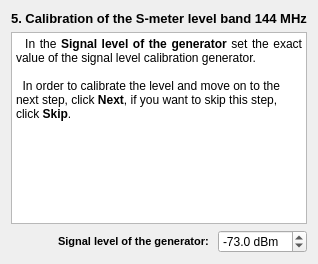
     <widget class="QWidget" name="page_6">
      <layout class="QVBoxLayout" name="verticalLayout_7">
       <item>
        <widget class="QLabel" name="label_10">
         <property name="text">
          <string>&lt;!DOCTYPE HTML PUBLIC &quot;-//W3C//DTD HTML 4.0//EN&quot; &quot;http://www.w3.org/TR/REC-html40/strict.dtd&quot;&gt;
&lt;html&gt;&lt;head&gt;&lt;meta name=&quot;qrichtext&quot; content=&quot;1&quot; /&gt;&lt;style type=&quot;text/css&quot;&gt;
p, li { white-space: pre-wrap; }
&lt;/style&gt;&lt;/head&gt;&lt;body style=&quot; font-family:'MS Shell Dlg 2'; font-size:8.25pt; font-weight:400; font-style:normal;&quot;&gt;
&lt;p align=&quot;center&quot; style=&quot; margin-top:0px; margin-bottom:0px; margin-left:0px; margin-right:0px; -qt-block-indent:0; text-indent:0px;&quot;&gt;&lt;span style=&quot; font-size:10pt; font-weight:600;&quot;&gt;5. &lt;/span&gt;&lt;span style=&quot; font-size:10pt; font-weight:600;&quot;&gt;Calibration of the S-meter level band 144 MHz&lt;/span&gt;&lt;/p&gt;&lt;/body&gt;&lt;/html&gt;</string>
         </property>
        </widget>
       </item>
       <item>
        <widget class="QTextBrowser" name="textBrowser_6">
         <property name="html">
          <string>&lt;!DOCTYPE HTML PUBLIC &quot;-//W3C//DTD HTML 4.0//EN&quot; &quot;http://www.w3.org/TR/REC-html40/strict.dtd&quot;&gt;
&lt;html&gt;&lt;head&gt;&lt;meta name=&quot;qrichtext&quot; content=&quot;1&quot; /&gt;&lt;style type=&quot;text/css&quot;&gt;
p, li { white-space: pre-wrap; }
&lt;/style&gt;&lt;/head&gt;&lt;body style=&quot; font-family:'Oxygen-Sans'; font-size:10pt; font-weight:400; font-style:normal;&quot;&gt;
&lt;p align=&quot;justify&quot; style=&quot; margin-top:0px; margin-bottom:0px; margin-left:0px; margin-right:0px; -qt-block-indent:0; text-indent:0px;&quot;&gt;&lt;span style=&quot; font-family:'MS Shell Dlg 2'; font-size:9pt;&quot;&gt;  In the &lt;/span&gt;&lt;span style=&quot; font-family:'MS Shell Dlg 2'; font-size:9pt; font-weight:600;&quot;&gt;Signal level of the generator&lt;/span&gt;&lt;span style=&quot; font-family:'MS Shell Dlg 2'; font-size:9pt;&quot;&gt; set the exact value of the signal level calibration generator.&lt;/span&gt;&lt;/p&gt;
&lt;p style=&quot;-qt-paragraph-type:empty; margin-top:0px; margin-bottom:0px; margin-left:0px; margin-right:0px; -qt-block-indent:0; text-indent:0px; font-family:'MS Shell Dlg 2'; font-size:9pt;&quot;&gt;&lt;br /&gt;&lt;/p&gt;
&lt;p style=&quot; margin-top:0px; margin-bottom:0px; margin-left:0px; margin-right:0px; -qt-block-indent:0; text-indent:0px;&quot;&gt;&lt;span style=&quot; font-family:'MS Shell Dlg 2'; font-size:9pt;&quot;&gt;  In order to calibrate the level and move on to the next step, click &lt;/span&gt;&lt;span style=&quot; font-family:'MS Shell Dlg 2'; font-size:9pt; font-weight:600;&quot;&gt;Next&lt;/span&gt;&lt;span style=&quot; font-family:'MS Shell Dlg 2'; font-size:9pt;&quot;&gt;, if you want to skip this step, click &lt;/span&gt;&lt;span style=&quot; font-family:'MS Shell Dlg 2'; font-size:9pt; font-weight:600;&quot;&gt;Skip&lt;/span&gt;&lt;span style=&quot; font-family:'MS Shell Dlg 2'; font-size:9pt;&quot;&gt;.&lt;/span&gt;&lt;/p&gt;
&lt;p style=&quot;-qt-paragraph-type:empty; margin-top:0px; margin-bottom:0px; margin-left:0px; margin-right:0px; -qt-block-indent:0; text-indent:0px; font-family:'MS Shell Dlg 2'; font-size:8pt; font-style:italic;&quot;&gt;&lt;br /&gt;&lt;/p&gt;
&lt;p style=&quot;-qt-paragraph-type:empty; margin-top:0px; margin-bottom:0px; margin-left:0px; margin-right:0px; -qt-block-indent:0; text-indent:0px; font-family:'MS Shell Dlg 2'; font-size:8pt; font-style:italic;&quot;&gt;&lt;br /&gt;&lt;/p&gt;&lt;/body&gt;&lt;/html&gt;</string>
         </property>
        </widget>
       </item>
       <item>
        <layout class="QHBoxLayout" name="horizontalLayout_4">
         <item>
          <spacer name="horizontalSpacer_5">
           <property name="orientation">
            <enum>Qt::Horizontal</enum>
           </property>
           <property name="sizeHint" stdset="0">
            <size>
             <width>40</width>
             <height>20</height>
            </size>
           </property>
          </spacer>
         </item>
         <item>
          <widget class="QLabel" name="label_9">
           <property name="text">
            <string>&lt;!DOCTYPE HTML PUBLIC &quot;-//W3C//DTD HTML 4.0//EN&quot; &quot;http://www.w3.org/TR/REC-html40/strict.dtd&quot;&gt;
&lt;html&gt;&lt;head&gt;&lt;meta name=&quot;qrichtext&quot; content=&quot;1&quot; /&gt;&lt;style type=&quot;text/css&quot;&gt;
p, li { white-space: pre-wrap; }
&lt;/style&gt;&lt;/head&gt;&lt;body style=&quot; font-family:'MS Shell Dlg 2'; font-size:8.25pt; font-weight:400; font-style:normal;&quot;&gt;
&lt;p style=&quot; margin-top:0px; margin-bottom:0px; margin-left:0px; margin-right:0px; -qt-block-indent:0; text-indent:0px;&quot;&gt;&lt;span style=&quot; font-size:8pt; font-weight:600;&quot;&gt;Signal level of the generator: &lt;/span&gt;&lt;/p&gt;&lt;/body&gt;&lt;/html&gt;</string>
           </property>
          </widget>
         </item>
         <item>
          <widget class="QDoubleSpinBox" name="doubleSpinBox_4">
           <property name="suffix">
            <string> dBm</string>
           </property>
           <property name="decimals">
            <number>1</number>
           </property>
           <property name="minimum">
            <double>-150.000000000000000</double>
           </property>
           <property name="maximum">
            <double>0.000000000000000</double>
           </property>
           <property name="value">
            <double>-73.000000000000000</double>
           </property>
          </widget>
         </item>
        </layout>
       </item>
      </layout>
     </widget>
